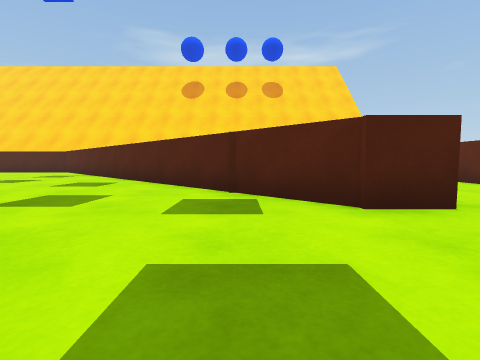
view 1 (above)

19 first-person views from a walk through a 3-D level made in the Unity game engine. The camera is 0.51 m above the floor, tilts 4° down and sees 85° across. The floor is counted in squares, 1 m on a side. Each view is taken from the middle of a square. On the plan, view 1 faces up. The plan holds only what a view shows up to about 9 squares ahead; the rest is blank. The place goes on beyond the plan. The player character is not drawn.

view 2
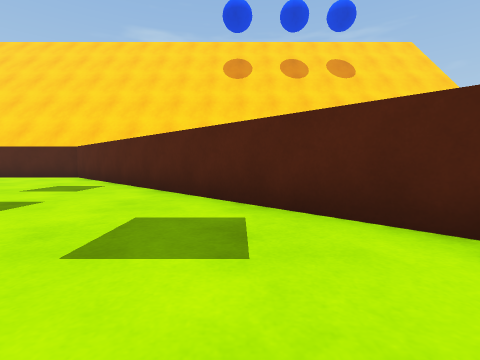

view 3
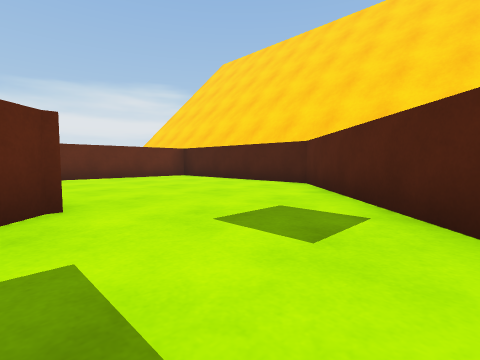

view 4
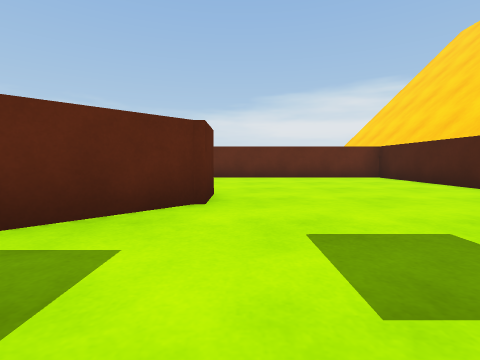

view 5
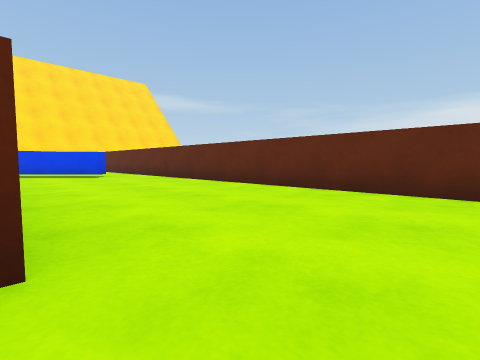

view 6
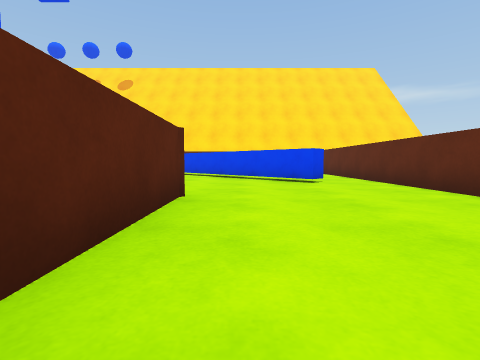

view 7
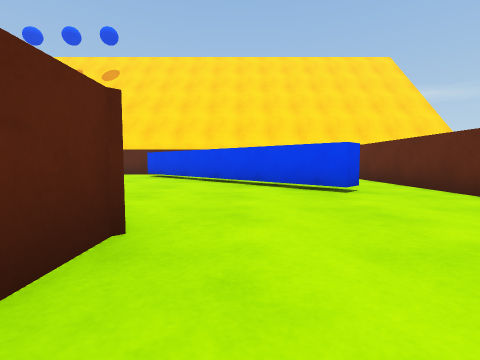

view 8
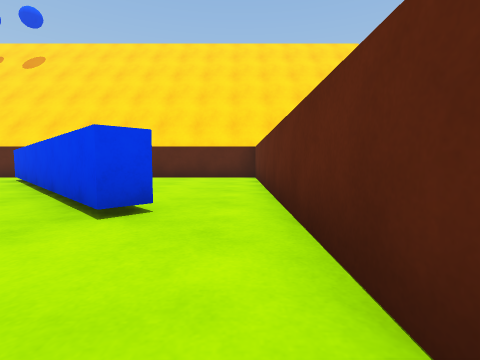

view 9
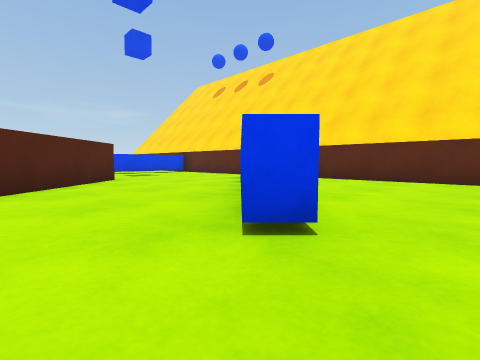

view 10
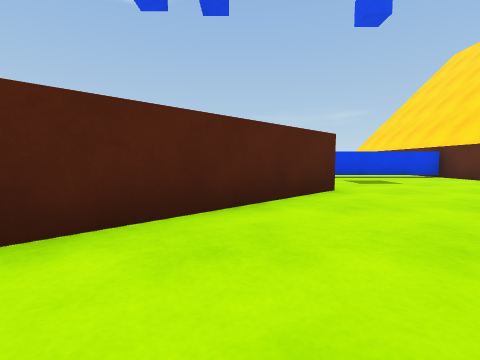

view 11
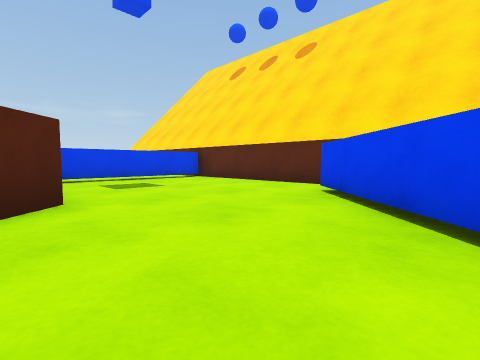

view 12
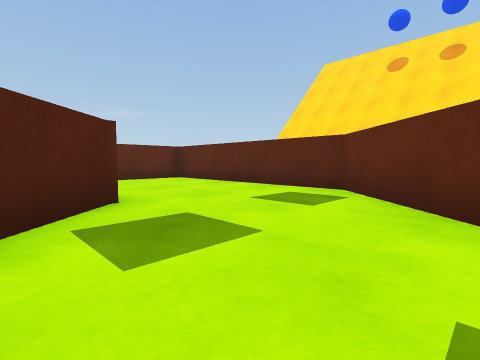

view 13
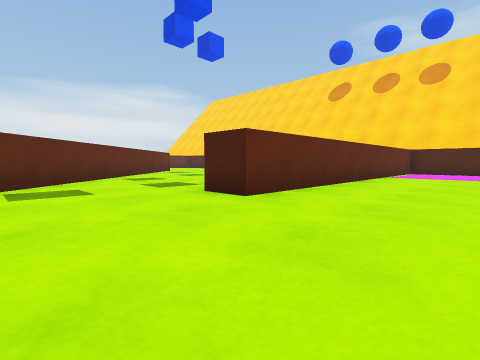

view 14
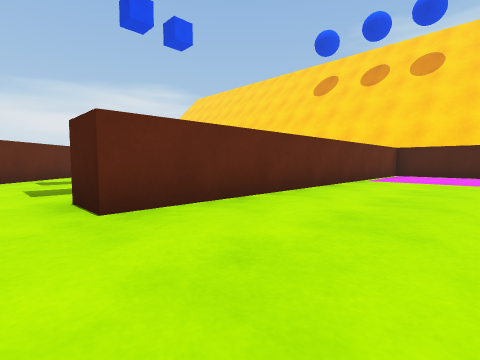

view 15
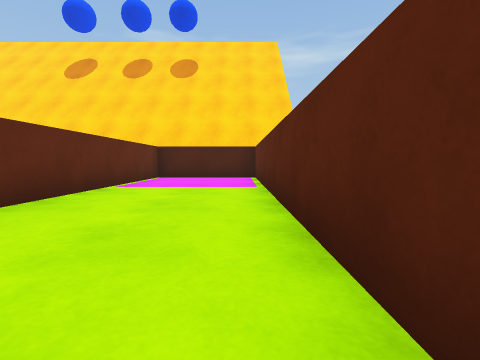

view 16
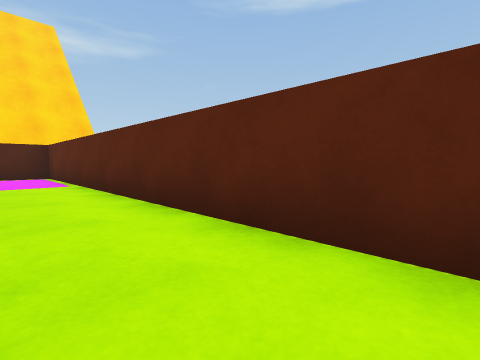

view 17
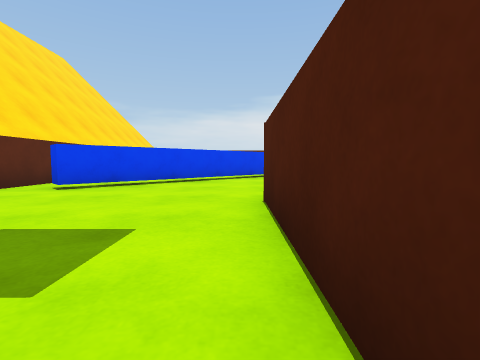

view 18
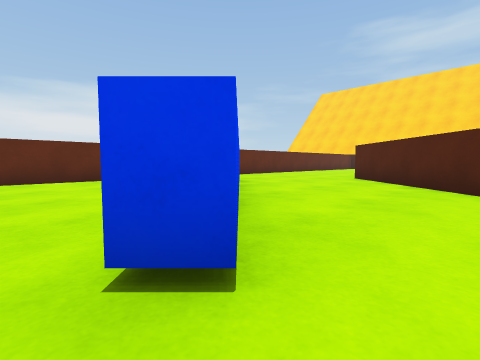

view 19
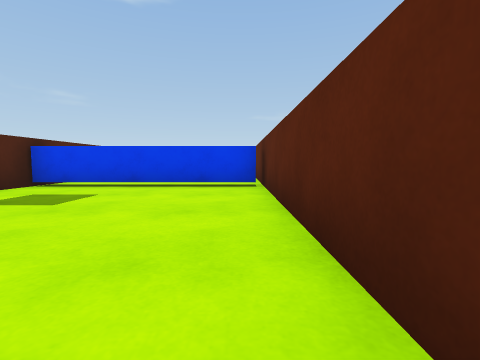

### Floor plan
Points are (right, up) in squares from view 1. A wall is a line through its corners. A room is listed if a view was taken in it or the views show most of it. See-through windows are left out.
Room 1 (views 1, 2, 3, 4, 5, 6, 7, 8, 9, 10, 11, 12)
walls: (-9.1, 7.6) (-8, 7.6); (-8.2, 7.5) (-6.8, 6.2); (-4.8, 4.1) (0, -0.7); (-12.1, -0.7) (-11.8, -0.3) (-6.7, -5.3); (-5.3, -1.7) (-9.1, 2.1) (-9.1, 5.1); (1.4, 2.8) (-8.3, 12.5) (-13.5, 12.5) (-13.5, -0.5)
ways out: opening at (0, 1) to room 2; opening at (-6.7, -3) to room 3; opening at (-13, -1) to room 4
Room 2 (views 13, 14, 15, 16)
walls: (5.5, 3) (5.5, 12.5) (2.3, 12.5) (2.3, 2.8) (1.4, 2.8); (0, -0.7) (5.5, -0.7) (5.5, 1.4)
ways out: opening at (0, 1) to room 1
Room 3 (views 17, 18)
walls: (-1.7, -6.4) (-1.7, -1.8); (-6.4, -6.5) (-1.2, -6.5); (-1.2, -1.7) (-5.3, -1.7)
ways out: opening at (-6.7, -3) to room 1; opening at (-7, -6) to room 4; gap at (-1, -6)
Room 4 (view 19)
walls: (-13.6, -6.5) (-6.4, -6.5); (-13.5, -0.5) (-13.5, -6.2); (-6.7, -5.3) (-7.1, -5.7)
ways out: opening at (-13, -1) to room 1; opening at (-7, -6) to room 3

Positions as (right, up) in squares from view 1, and headings:
1: (0, 0), facing up
2: (-3, 4), facing up
3: (-5, 7), facing up-left
4: (-5, 8), facing left
5: (-9, 9), facing down-left
6: (-10, 6), facing down
7: (-10, 4), facing down
8: (-13, 2), facing down
9: (-13, 1), facing down-right
10: (-10, 0), facing right
11: (-9, -1), facing down-right
12: (-2, 4), facing down-right
13: (5, 0), facing up-left
14: (5, 2), facing up-left
15: (5, 4), facing up
16: (4, 3), facing up-right
17: (-2, -2), facing left
18: (-6, -6), facing up-left
19: (-7, -6), facing right
